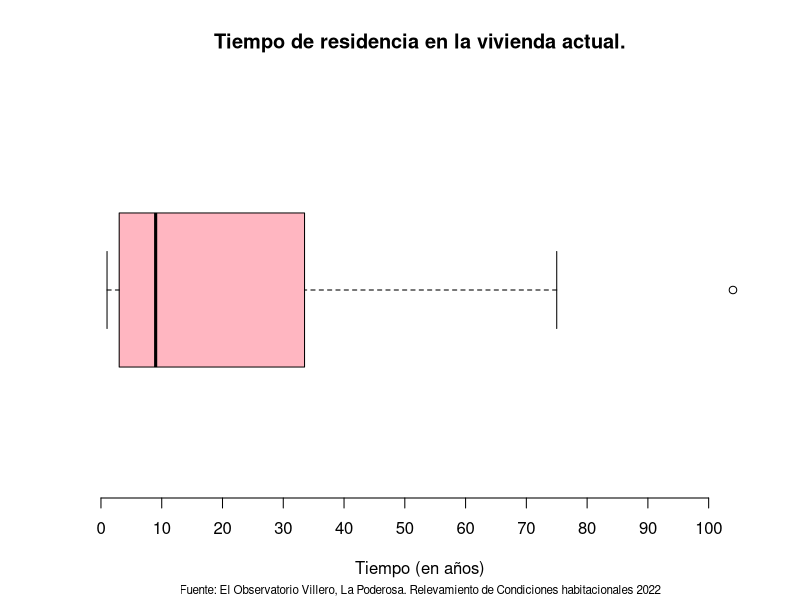
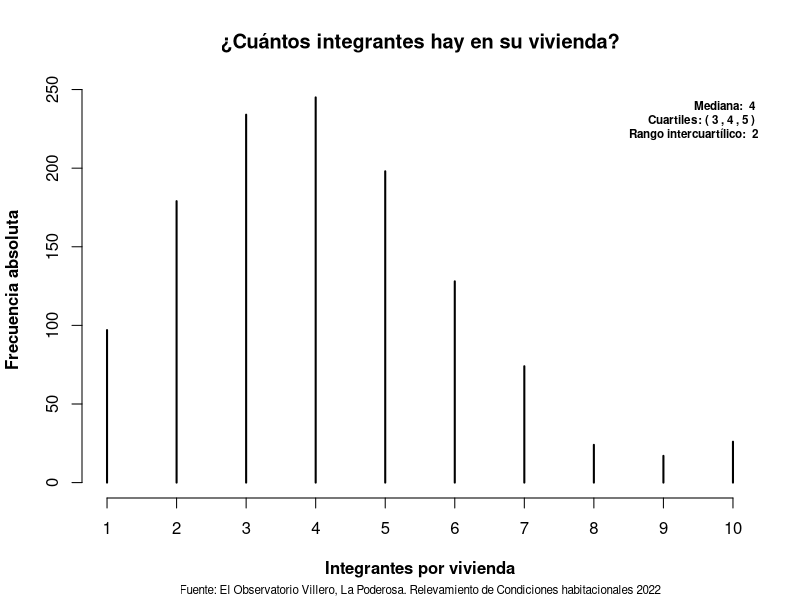
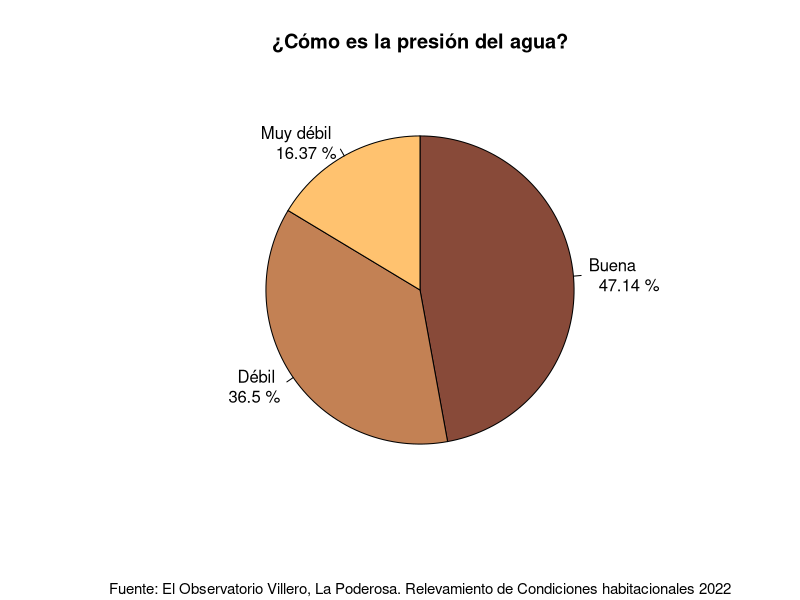
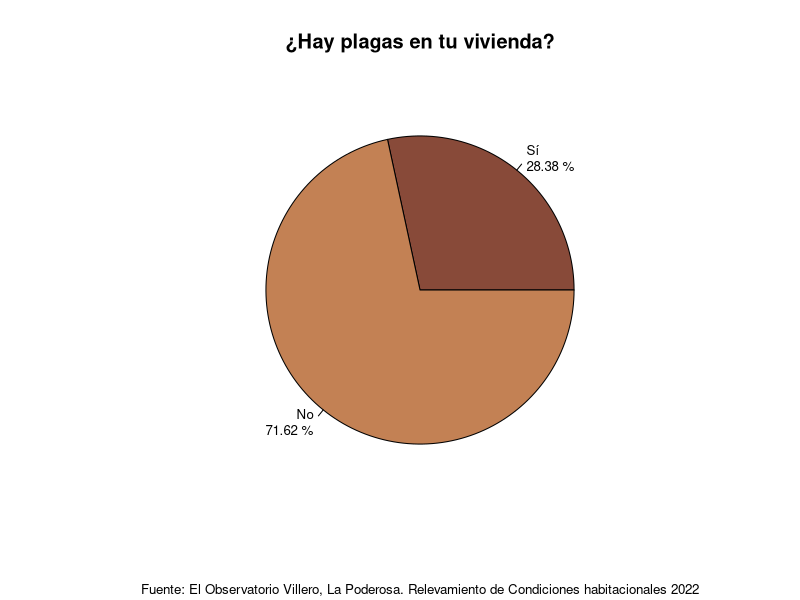
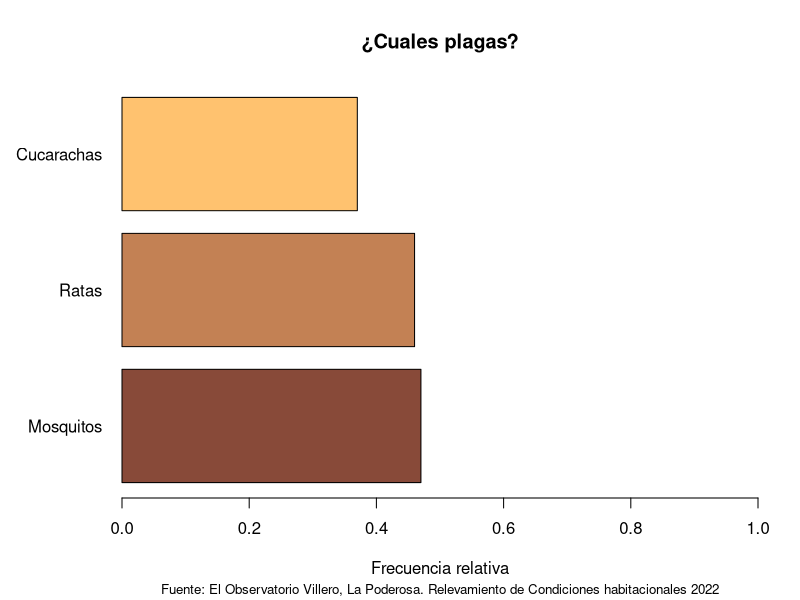

R code for these plots, in order:
# Paquetes y lectura de datos -----
install.packages("readxl")
library(readxl)

# Leer tabla, saltando las dos primeras lineas
tabla <- read_xlsx("Datos_LP.xlsx",
                    skip = 2)

# Globales ----------------

fuente <- "Fuente: El Observatorio Villero, La Poderosa. Relevamiento de Condiciones habitacionales 2022"
colores1 <- c("#79155B", "#C23373", "#F6635C", "#FFBA86")
colores2 <- c("#884A39", "#C38154", "#FFC26F", "#F9E0BB")
cantidad_entrevistados <- 1222



# Sección 1: Características generales de la composición del hogar -----------

# Tiempo de residencia (Boxplot)

tabla_tiempo_de_residencia <- table(tabla$`Tiempo de residencia en la vivienda actual (en años)`)

boxplot(tabla_tiempo_de_residencia,
        horizontal = TRUE,
        axes = FALSE,
        xlab = "Tiempo (en años)",
        main = "Tiempo de residencia en la vivienda actual.",
        col = "lightpink",
        sub = fuente,
        cex.sub = 0.7)

axis(side = 1,
     at = seq(0, 100, by = 10))

# Integrantes por vivienda (Histograma)

integrantes_mediana <- paste("Mediana: ", median(tabla$`¿Cuántos integrantes hay en su vivienda?`))
cuartiles_integrantes <- quantile(tabla$`¿Cuántos integrantes hay en su vivienda?`)
rango_intercuartilico_integrantes <- paste("Rango intercuartílico: ", IQR(tabla$`¿Cuántos integrantes hay en su vivienda?`))
cuartiles_integrantes <- paste("Cuartiles: (", cuartiles_integrantes[2], ",",
                               cuartiles_integrantes[3], ",",
                               cuartiles_integrantes[4], ")")

plot(table(tabla$`¿Cuántos integrantes hay en su vivienda?`),
     type = 'h',
     xlim = c(1,10),
     xlab = "Integrantes por vivienda",
     ylab = "Frecuencia absoluta",
     main = "¿Cuántos integrantes hay en su vivienda?",
     sub = fuente,
     cex.sub = 0.7,
     col = "black",
     font.lab = 2,
     frame.plot = FALSE)

mtext(paste(integrantes_mediana, "\n", cuartiles_integrantes, "\n", rango_intercuartilico_integrantes),
      side = 3,
      cex = 0.7,
      adj = 1,
      line = -3,
      font = 2)


# Sección 5: Agua y saneamiento --------------

# Presión de agua (Grafico de torta)

tabla_presion_de_agua <- table(tabla$`¿Cómo es la presión del agua?`)
frec_rel_presion_de_agua <- round(tabla_presion_de_agua / cantidad_entrevistados, 4)

labels_presion_de_agua <- paste(c("Buena", "Débil", "Muy débil"), "\n ", frec_rel_presion_de_agua * 100, "%")
pie(tabla_presion_de_agua,
    labels = labels_presion_de_agua,
    col = colores2,
    main = "¿Cómo es la presión del agua?",
    sub = fuente,
    cex.sub = 0.9,
    clockwise = TRUE)


# Sección 10: Servicios barriales --------

# Presencia de plagas (total de la población) (Grafico de torta)

tabla_plaga <- table(tabla$`¿Hay plagas (cucarachas, mosquitos, ratas, etc) en su vivienda y en los alrededores de la misma?`)
porcentaje_plaga = paste(round(tabla_plaga / sum(tabla_plaga) * 100, 2), c('%'), sep = " ")
categorias_plaga = c("Sí", "No")
etiquetas_plaga = paste(categorias_plaga, porcentaje_plaga, sep = "\n")
pie(tabla_plaga,
    main = "¿Hay plagas en tu vivienda?",
    labels = etiquetas_plaga,
    cex = 0.8,
    sub = fuente,
    col = colores2,
    cex.sub = 0.8
)

# Tipo de plaga sobre población total (Grafico de torta)

cucarachas = table(factor(tabla$`¿Cuáles plagas?`))
mosquitos = table(factor(tabla$...94))
ratas = table(factor(tabla$...95))
tabla_plagas = data.frame(FrecuenciaAbsoluta = c(cucarachas, mosquitos, ratas))
frec_rel_plagas = round(tabla_plagas$FrecuenciaAbsoluta / cantidad_entrevistados, 2)
names(frec_rel_plagas) = c("Cucarachas", "Mosquitos", "Ratas")
frec_rel_plagas = frec_rel_plagas[order(frec_rel_plagas, decreasing = TRUE)]
par(mar = c(5, 6, 4, 2) + 0.1)
barplot(frec_rel_plagas,
        horiz = TRUE,
        xlim = c(0, 1),
        xlab = "Frecuencia relativa",
        main = "¿Cuales plagas?",
        sub = fuente,
        col = colores2,
        las = 1,
        cex.sub = 0.8)

